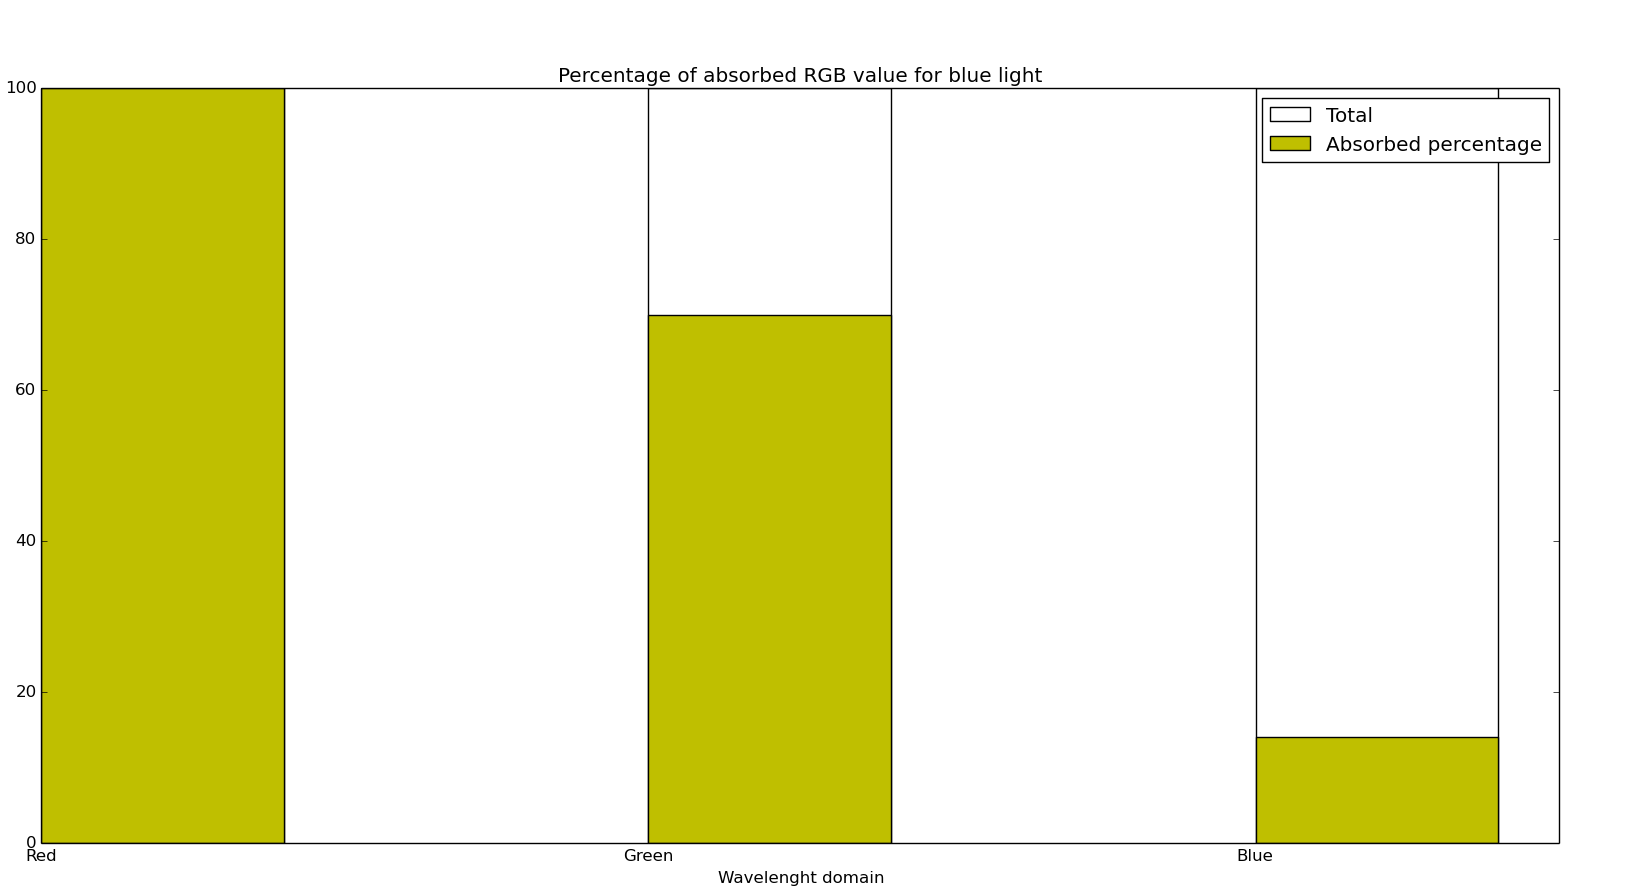

Source code (Python):
# a stacked bar plot with errorbars
import numpy as np
import matplotlib.pyplot as plt

#paramètres utilisés sur chaque graph
N = 3
total = (100, 100, 100)
ind = np.arange(N)    
width = 0.40
fig = plt.figure()
fig.subplots_adjust(bottom=0.05, left=0.025, top = 0.9, right=0.95)     
tot = plt.bar(ind, total, width, color='w')

#pourcentage de RGB absorbé en lumière bleu
blue = (100, 70, 14)
B = plt.bar(ind, blue, width, color = 'y')
plt.ylabel("Percentage")
plt.xlabel('Wavelenght domain')
plt.title('Percentage of absorbed RGB value for blue light')
plt.xticks(ind, ('Red', 'Green', 'Blue'))
plt.legend((tot[0], B[0]), ('Total', 'Absorbed percentage'))
 
plt.show()
